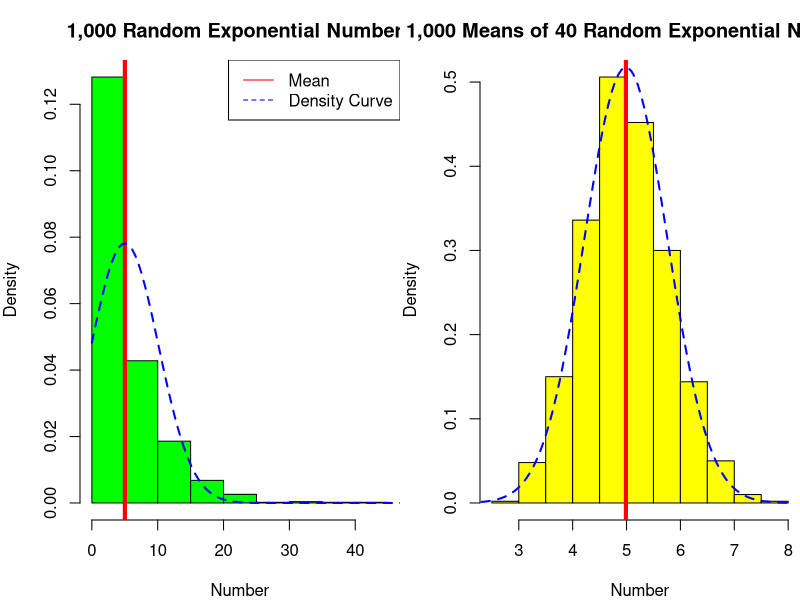
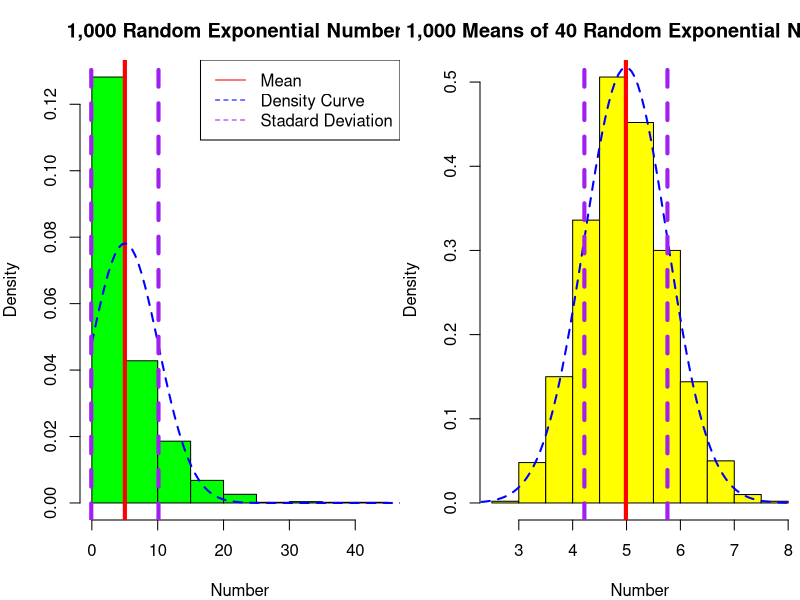

The R script that drew these images, in order:
## ---- chunk 1
knitr::opts_chunk$set(echo = TRUE)
## ---- chunk 2
#simulation for 1000 random exponentials
set.seed(1000)
rnumbers <- rexp(1000, 0.2)

#simulation for 1000 averages of 40 random exponentials
set.seed(4000)
rmeans = NULL
for(i in 1:1000) {
        rmeans <- c(rmeans, mean(rexp(40, 0.2)))
}
## ---- chunk 3
#comparing means of simulations
par(mfrow = c(1, 2), mar = c(4, 4, 3, 0))
hist(rnumbers, col = "green", xlab = "Number", freq = FALSE,
     main = "1,000 Random Exponential Numbers")
abline(v = mean(rnumbers), col = "red", lwd = 4)
x.num <- seq(0, 50, length.out=100)
y.num <- dnorm(x.num, mean(rnumbers), sd(rnumbers))
lines(x.num, y.num, col = "blue", lwd = 2, lty = 2)
legend("topright", legend = c("Mean", "Density Curve"), col = c("red", "blue"),
       lty = 1:2)
       
hist(rmeans, col = "yellow", xlab = "Number", freq = FALSE,
     main = "1,000 Means of 40 Random Exponential Numbers")
abline(v = mean(rmeans), col = "red", lwd = 4)
x.mean <- seq(2, 8, length.out=100)
y.mean <- dnorm(x.mean, mean(rmeans), sd(rmeans))
lines(x.mean, y.mean, col = "blue", lwd = 2, lty = 2)
## ---- chunk 4
means <- data.frame("Dataset" = c("1,000 Numbers", "1,000 Means"), 
                    "Mean" = c(mean(rnumbers), mean(rmeans)))
print(means)
## ---- chunk 5
#comparing variances
par(mfrow = c(1, 2), mar = c(4, 4, 3, 0))
hist(rnumbers, col = "green", xlab = "Number", freq = FALSE,
     main = "1,000 Random Exponential Numbers")
abline(v = mean(rnumbers), col = "red", lwd = 4)
x.num <- seq(0, 50, length.out=100)
y.num <- dnorm(x.num, mean(rnumbers), sd(rnumbers))
lines(x.num, y.num, col = "blue", lwd = 2, lty = 2)
legend("topright", legend = c("Mean", "Density Curve", "Stadard Deviation"), 
       col = c("red", "blue", "purple"), lty = c(1, 2, 2))
abline(v = mean(rnumbers) - sd(rnumbers), col = "purple", lwd = 4, lty = 2)
abline(v = mean(rnumbers) + sd(rnumbers), col = "purple", lwd = 4, lty = 2)

hist(rmeans, col = "yellow", xlab = "Number", freq = FALSE,
     main = "1,000 Means of 40 Random Exponential Numbers")
abline(v = mean(rmeans), col = "red", lwd = 4)
x.mean <- seq(2, 8, length.out=100)
y.mean <- dnorm(x.mean, mean(rmeans), sd(rmeans))
lines(x.mean, y.mean, col = "blue", lwd = 2, lty = 2)
abline(v = mean(rmeans) - sd(rmeans), col = "purple", lwd = 4, lty = 2)
abline(v = mean(rmeans) + sd(rmeans), col = "purple", lwd = 4, lty = 2)
## ---- chunk 6
sds <- data.frame("Dataset" = c("1,000 Numbers", "1,000 Means"), 
                  "Standard Deviation" = c(sd(rnumbers), sd(rmeans)))
print(sds)
## ---- chunk 7
#prove normal distribution
sd1low <- mean(rmeans) - sd(rmeans)
sd2low <- mean(rmeans) - 2*sd(rmeans)
sd3low <- mean(rmeans) - 3*sd(rmeans)
sd1high <- mean(rmeans) + sd(rmeans)
sd2high <- mean(rmeans) + 2*sd(rmeans)
sd3high <- mean(rmeans) + 3*sd(rmeans)
sd1percent <- length(which(rmeans <= sd1high & rmeans >=sd1low))/length(rmeans)
sd2percent <- length(which(rmeans <= sd2high & rmeans >=sd2low))/length(rmeans)
sd3percent <- length(which(rmeans <= sd3high & rmeans >=sd3low))/length(rmeans)
dist <- data.frame("Standard_Deviations" = c(1, 2, 3), 
                   "Normal_Distribution" = c(.68, .95, .99),
                   "Simulation_Percents" = c(sd1percent, sd2percent, sd3percent))
print(dist)
## ---- chunk 8
print(sessionInfo())
